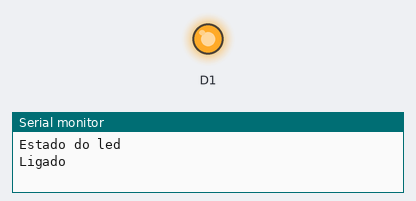
Simulated run of this sketch. Board: ESP8266 (NodeMCU). Shown: output pins drawn as LEDs (lit = HIGH), the last lines printed to the serial monitor.

Above: at 0.7 s.
At 5.2 s:
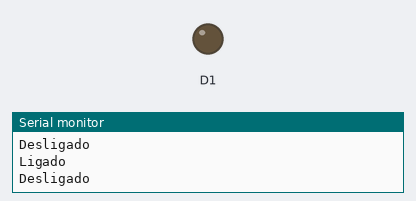
Timing chart, 0 to 6.9 s (numbered marks = the images above):
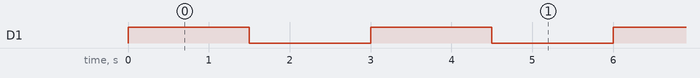

The sketch:

espledauto.ino
```cpp
void setup()
{
  pinMode(D1,OUTPUT);
  Serial.begin(9600);
  Serial.println("Estado do led");
}
void loop()
{
   digitalWrite(D1,HIGH);
   Serial.println("Ligado");
   delay(1500);
   digitalWrite(D1,LOW);
   Serial.println("Desligado");
   delay(1500);
}
```

Measured:
- by itself, D1: alternates HIGH for 1.5 s and LOW for 1.5 s
